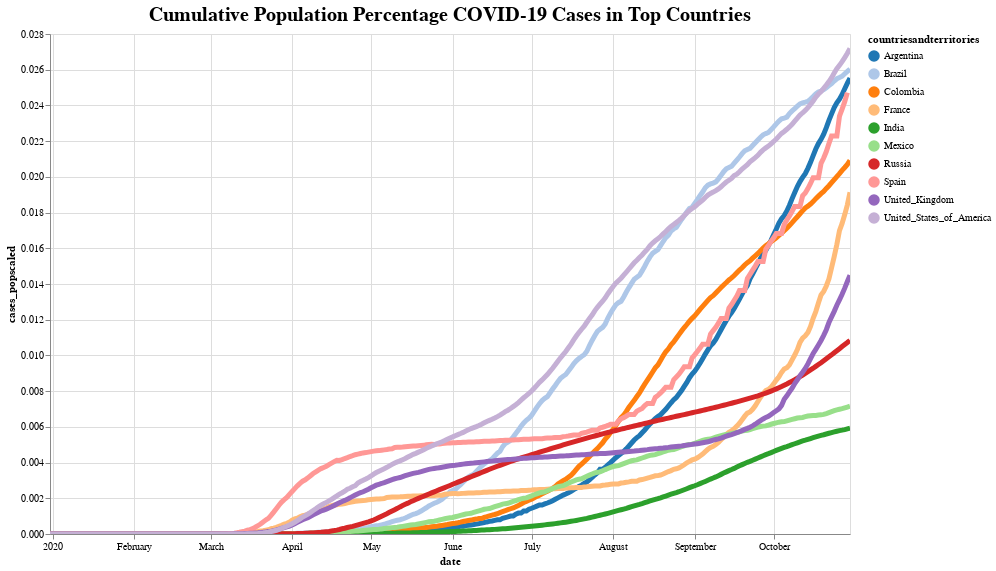

The code cell stored with this chart in its notebook:
### Code cell
highlight = alt.selection(type='single', on='mouseover',
                         fields=['countriesandterritories'], nearest=True)

base = alt.Chart(geo_cumulative).encode(
    x='date:T',
    y='cases_popscaled:Q',
    color = alt.Color('countriesandterritories:N',
        scale=alt.Scale(scheme='category20')
))

points = base.mark_circle().encode(
    opacity=alt.value(0)
).add_selection(
    highlight
).properties(
    width=600
).properties(
    width = 800,
    height = 500,
    title = "Cumulative Population Percentage COVID-19 Cases in Top Countries"
).interactive()

lines = base.mark_line().encode(
    size=alt.condition(~highlight, alt.value(3), alt.value(5))
)

(points + lines).configure_title(
    fontSize=20,
    font='Courier',
    color='black'
).display(renderer = 'svg')

### Figure 1 — Vega-Lite specification as saved in the notebook (floating-point values rounded to 4 significant figures; data arrays with more than 128 entries replaced by an {"elided": "..."} marker saying what was removed)
{"config": {"view": {"continuousWidth": 400, "continuousHeight": 300}, "title": {"color": "black", "font": "Courier", "fontSize": 20}}, "layer": [{"mark": "circle", "encoding": {"color": {"type": "nominal", "field": "countriesandterritories", "scale": {"scheme": "category20"}}, "opacity": {"value": 0}, "x": {"type": "temporal", "field": "date"}, "y": {"type": "quantitative", "field": "cases_popscaled"}}, "height": 500, "selection": {"selector018": {"type": "single", "on": "mouseover", "fields": ["countriesandterritories"], "nearest": true}, "selector019": {"type": "interval", "bind": "scales", "encodings": ["x", "y"]}}, "title": "Cumulative Population Percentage COVID-19 Cases in Top Countries", "width": 800}, {"mark": "line", "encoding": {"color": {"type": "nominal", "field": "countriesandterritories", "scale": {"scheme": "category20"}}, "size": {"condition": {"value": 3, "selection": {"not": "selector018"}}, "value": 5}, "x": {"type": "temporal", "field": "date"}, "y": {"type": "quantitative", "field": "cases_popscaled"}}}], "data": {"name": "data-3506c094c2f83c77729ff7c0ce15a691"}, "$schema": "https://vega.github.io/schema/vega-lite/v4.0.2.json", "datasets": {"data-3506c094c2f83c77729ff7c0ce15a691": {"elided": "2902 records"}}}
